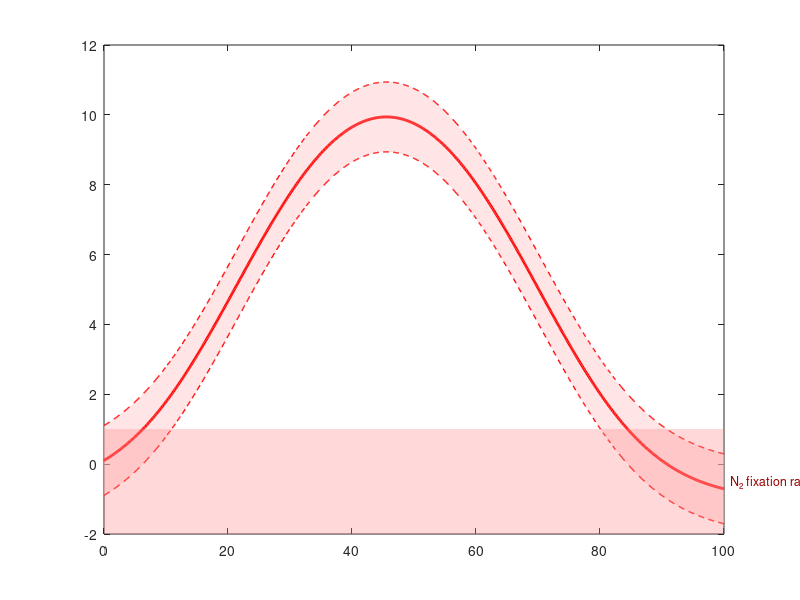

Write MATLAB code to recreate this figure. (Note: this script raises an error after producing the figure.)
% δ15N model with modern mode and N2 fixation fractionation range, no denitrification lines
pan_sub = linspace(0, 100, 1000);

delta_fix = -1;         % δ15N of N2 fixation
delta_water = 26;       % δ15N of water column denitrification (mean value)
delta_sed = 0;          % δ15N of sedimentary denitrification
uncertainty_sigma = 1;  % ±1σ for model curve

% Denitrification fluxes modeled as functions of pan-suboxic extent
f_denit_water = exp(-((pan_sub - 50).^2) / (2 * 20^2)); % Gaussian shape peak at 50%
f_denit_sed = 0.3 * (1 - pan_sub / 100);                % Linear decrease with pan-suboxic extent

% Fixation flux increasing with pan-suboxic extent (cubic relation)
F_fix = 1 + 3 * (pan_sub / 100).^3;

% Total flux sum of fixation and denitrification
F_total = F_fix + f_denit_water + f_denit_sed;

% Calculate bulk δ15N weighted by fluxes
delta_bulk = (F_fix .* delta_fix + ...
              f_denit_water .* delta_water + ...
              f_denit_sed .* delta_sed) ./ F_total;

% Upper and lower bounds of model uncertainty (±1σ)
delta_upper = delta_bulk + uncertainty_sigma;
delta_lower = delta_bulk - uncertainty_sigma;

figure('Position', [100, 100, 800, 500]);

% Plot shaded uncertainty range
fill([pan_sub, fliplr(pan_sub)], ...
     [delta_upper, fliplr(delta_lower)], ...
     [1 0.8 0.8], 'FaceAlpha', 0.5, 'EdgeColor', 'none'); hold on;

% Plot mean model curve and uncertainty bounds
plot(pan_sub, delta_bulk, 'r-', 'LineWidth', 2);
plot(pan_sub, delta_upper, 'r--', 'LineWidth', 1);
plot(pan_sub, delta_lower, 'r--', 'LineWidth', 1);

% N2 fixation fractionation range shaded area
fill([0 100 100 0], [-2 -2 1 1], [1 0.5 0.5], ...
    'FaceAlpha', 0.3, 'EdgeColor', 'none');
text(101, -0.5, 'N₂ fixation range', 'Color', [0.6 0 0], 'FontSize', 9);

% Modern sedimentary δ15N mode and ±1σ (modified to 5‰)
modern_mode = 5;         % changed from 5.4 to 5
modern_sigma = 0.9;

yline(modern_mode, 'Color', [0 0 0.6], 'LineWidth', 3);
fill([0 100 100 0], [modern_mode-modern_sigma modern_mode-modern_sigma modern_mode+modern_sigma modern_mode+modern_sigma], ...
    [0.6 0.8 1.0], 'FaceAlpha', 0.4, 'EdgeColor', 'none');
text(101, modern_mode, 'Modern \delta^{15}N mode (Tesdal et al., 2013)', ...
     'Color', [0 0 0.6], 'FontSize', 9);

% Axes labels and title
xlabel('Pan-sub (% upper ocean with O₂ < 4.5 μM)');
ylabel('\delta^{15}N_{bulk} (‰)');
title('Modeled \delta^{15}N_{bulk} vs. Ocean Anoxia Extent');

% Axis limits and grid
xlim([0 105]);
ylim([-3 12]);
grid on;

% Legend
legend({'±1σ model range', 'Model curve', '+1σ', '-1σ', ...
        'N₂ fixation range', 'Modern mode', 'Modern ±1σ'}, ...
       'Location', 'northwest');
